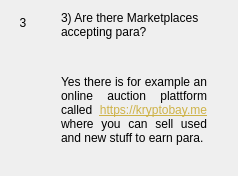
                  <widget class="QWidget" name="widgetFaq3" native="true">
                   <layout class="QHBoxLayout" name="horizontalpage_3" stretch="0,1">
                    <item alignment="Qt::AlignTop">
                     <widget class="QLabel" name="labelNumber3">
                      <property name="minimumSize">
                       <size>
                        <width>24</width>
                        <height>24</height>
                       </size>
                      </property>
                      <property name="maximumSize">
                       <size>
                        <width>16777215</width>
                        <height>24</height>
                       </size>
                      </property>
                      <property name="text">
                       <string>3</string>
                      </property>
                      <property name="alignment">
                       <set>Qt::AlignCenter</set>
                      </property>
                     </widget>
                    </item>
                    <item>
                     <layout class="QVBoxLayout" name="verticalLayoutpage_3">
                      <property name="leftMargin">
                       <number>20</number>
                      </property>
                      <property name="rightMargin">
                       <number>20</number>
                      </property>
                      <item>
                       <widget class="QLabel" name="labelSubtitle3">
                        <property name="text">
                         <string>3) Are there Marketplaces accepting para?</string>
                        </property>
                        <property name="wordWrap">
                         <bool>true</bool>
                        </property>
                       </widget>
                      </item>
                      <item>
                       <spacer name="verticalSpacer_30">
                        <property name="orientation">
                         <enum>Qt::Vertical</enum>
                        </property>
                        <property name="sizeType">
                         <enum>QSizePolicy::Fixed</enum>
                        </property>
                        <property name="sizeHint" stdset="0">
                         <size>
                          <width>20</width>
                          <height>30</height>
                         </size>
                        </property>
                       </spacer>
                      </item>
                      <item>
                       <widget class="QLabel" name="labelContent3">
                        <property name="text">
                         <string>&lt;html&gt;&lt;head/&gt;&lt;body&gt;&lt;p align=&quot;justify&quot;&gt;Yes there is for example an online auction plattform called &lt;a style='color: #CEB247' href=&quot;https://kryptobay.me&quot;&gt;&lt;text-decoration: underline; color:#0000ff;&quot;&gt;https://kryptobay.me&lt;/span&gt;&lt;/a&gt; where you can sell used and new stuff to earn para. &lt;/p&gt;&lt;/body&gt;&lt;/html&gt;</string>
                        </property>
                        <property name="alignment">
                         <set>Qt::AlignLeading|Qt::AlignLeft|Qt::AlignTop</set>
                        </property>
                        <property name="wordWrap">
                         <bool>true</bool>
                        </property>
                       </widget>
                      </item>
                      <item>
                       <spacer name="verticalSpacer_31">
                        <property name="orientation">
                         <enum>Qt::Vertical</enum>
                        </property>
                        <property name="sizeHint" stdset="0">
                         <size>
                          <width>20</width>
                          <height>20</height>
                         </size>
                        </property>
                       </spacer>
                      </item>
                     </layout>
                    </item>
                   </layout>
                  </widget>
